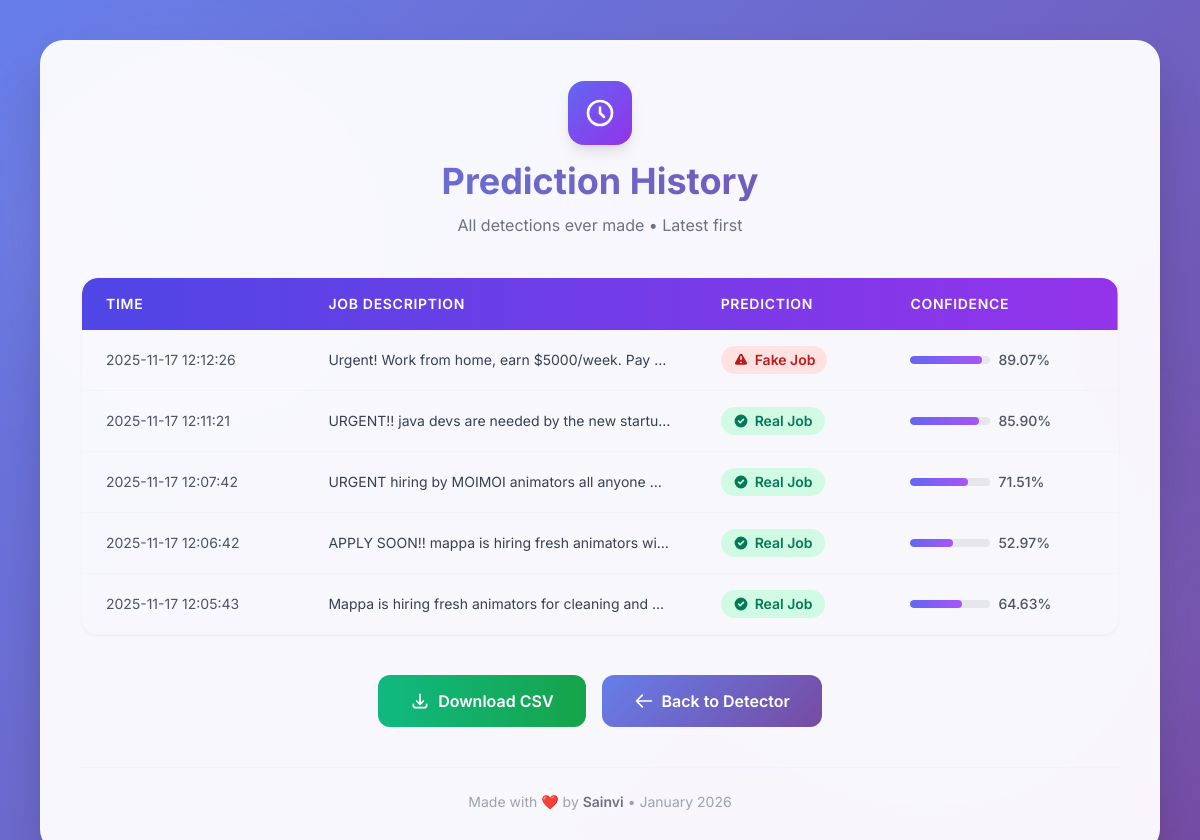
The app's page /history, older data.
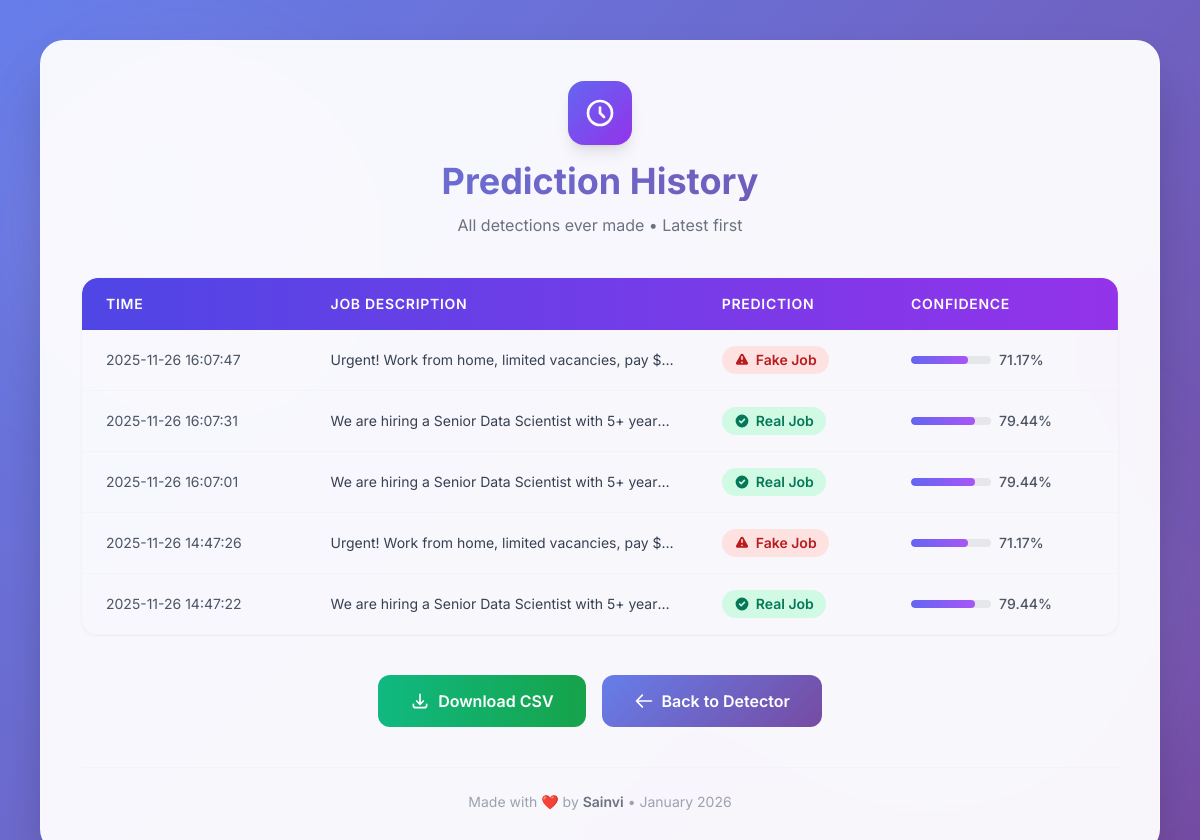
The same page, newer data.
### tables this page shows
CREATE TABLE predictions (
                id INTEGER PRIMARY KEY AUTOINCREMENT,
                job_description TEXT,
                prediction TEXT,
                confidence REAL,
                timestamp DATETIME DEFAULT CURRENT_TIMESTAMP
            );

### app.py (the view)
@app.route('/history')
def history():
    with sqlite3.connect(DB_NAME) as conn:
        conn.row_factory = sqlite3.Row
        cur = conn.cursor()
        cur.execute("SELECT job_description, prediction, confidence, timestamp FROM predictions ORDER BY id DESC")
        records = cur.fetchall()
    return render_template('history.html', records=records)

### templates/history.html (shortened to what the changed rows need)
<!DOCTYPE html>
<html lang="en">
  <head>
    <script src="https://cdn.tailwindcss.com"></script>
  </head>
  <body class="min-h-screen p-4 sm:p-6 lg:p-10">
    <div class="relative max-w-6xl mx-auto">
      <div class="glass-card rounded-3xl shadow-2xl p-6 sm:p-10">
        <div class="text-center mb-10">
          <h1 class="text-3xl sm:text-4xl font-bold gradient-text mb-3">
            Prediction History
          </h1>
        </div>
        {% if records %}
        <div
          class="overflow-x-auto rounded-2xl border border-gray-100 shadow-sm"
        >
          <table class="w-full">
            <thead>
              <tr
                class="bg-gradient-to-r from-indigo-600 to-purple-600 text-white"
              >
                <th
                  class="px-6 py-4 text-left font-semibold text-sm uppercase tracking-wider rounded-tl-2xl"
                >
                  Time
                </th>
                <th
                  class="px-6 py-4 text-left font-semibold text-sm uppercase tracking-wider"
                >
                  Job Description
                </th>
                <th
                  class="px-6 py-4 text-left font-semibold text-sm uppercase tracking-wider"
                >
                  Prediction
                </th>
                <th
                  class="px-6 py-4 text-left font-semibold text-sm uppercase tracking-wider rounded-tr-2xl"
                >
                  Confidence
                </th>
              </tr>
            </thead>
            <tbody class="divide-y divide-gray-100">
              {% for job, label, conf, time in records %}
              <tr class="table-row-hover transition-colors duration-200">
                <td class="px-6 py-4 text-gray-600 text-sm whitespace-nowrap">
                  {{ time }}
                </td>
                <td class="px-6 py-4 text-gray-700 text-sm max-w-xs truncate">
                  {{ job[:120] }}...
                </td>
                <td class="px-6 py-4">
                  <span
                    class="inline-flex items-center gap-1.5 px-3 py-1 rounded-full text-sm font-semibold {{ 'bg-red-100 text-red-700' if 'Fake' in label else 'bg-emerald-100 text-emerald-700' }}"
                  >
                    {% if 'Fake' in label %}
                    <svg
                      class="w-4 h-4"
                      fill="currentColor"
                      viewBox="0 0 20 20"
                    >
                      <path
                        fill-rule="evenodd"
                        d="M8.257 3.099c.765-1.36 2.722-1.36 3.486 0l5.58 9.92c.75 1.334-.213 2.98-1.742 2.98H4.42c-1.53 0-2.493-1.646-1.743-2.98l5.58-9.92zM11 13a1 1 0 11-2 0 1 1 0 012 0zm-1-8a1 1 0 00-1 1v3a1 1 0 002 0V6a1 1 0 00-1-1z"
                        clip-rule="evenodd"
                      ></path>
                    </svg>
                    {% else %}
                    <svg
                      class="w-4 h-4"
                      fill="currentColor"
                      viewBox="0 0 20 20"
                    >
                      <path
                        fill-rule="evenodd"
                        d="M10 18a8 8 0 100-16 8 8 0 000 16zm3.707-9.293a1 1 0 00-1.414-1.414L9 10.586 7.707 9.293a1 1 0 00-1.414 1.414l2 2a1 1 0 001.414 0l4-4z"
                        clip-rule="evenodd"
                      ></path>
                    </svg>
                    {% endif %} {{ label }}
                  </span>
                </td>
                <td class="px-6 py-4">
                  <div class="flex items-center gap-2">
                    <div
                      class="w-20 h-2 bg-gray-200 rounded-full overflow-hidden"
                    >
                      <div
                        class="h-full bg-gradient-to-r from-indigo-500 to-purple-500 rounded-full"
                        style="width: {{ conf }}%"
                      ></div>
                    </div>
                    <span class="text-gray-600 font-medium text-sm"
                      >{{ "%.2f"|format(conf) }}%</span
                    >
                  </div>
                </td>
              </tr>
              {% endfor %}
            </tbody>
          </table>
        </div>
        {% endif %}
      </div>
    </div>
  </body>
</html>

Row changes from the older to the newer data that the page shows:
changed predictions (number 1 of 5 on the later page): timestamp "2025-11-17 12:12:26" → "2025-11-26 16:07:47"; job_description "Urgent! Work from home, earn $5000/week. Pay…" → "Urgent! Work from home, limited vacancies, pay…"; confidence "89.07" → "71.17"
changed predictions (number 2 of 5 on the later page): timestamp "2025-11-17 12:11:21" → "2025-11-26 16:07:31"; job_description "URGENT!! java devs are needed by the new startu…" → "We are hiring a Senior Data Scientist with 5+ year…"; confidence "85.90" → "79.44"
changed predictions (number 3 of 5 on the later page): timestamp "2025-11-17 12:07:42" → "2025-11-26 16:07:01"; job_description "URGENT hiring by MOIMOI animators all anyone…" → "We are hiring a Senior Data Scientist with 5+ year…"; confidence "71.51" → "79.44"
changed predictions (number 4 of 5 on the later page): timestamp "2025-11-17 12:06:42" → "2025-11-26 14:47:26"; job_description "APPLY SOON!! mappa is hiring fresh animators wi…" → "Urgent! Work from home, limited vacancies, pay…"; prediction "Real Job" → "Fake Job"; confidence "52.97" → "71.17"
changed predictions (number 5 of 5 on the later page): timestamp "2025-11-17 12:05:43" → "2025-11-26 14:47:22"; job_description "Mappa is hiring fresh animators for cleaning and…" → "We are hiring a Senior Data Scientist with 5+ year…"; confidence "64.63" → "79.44"
